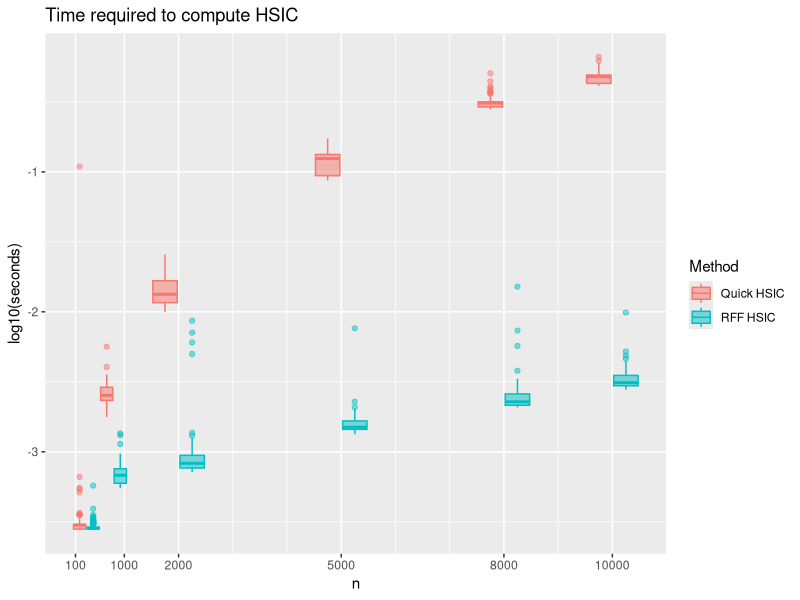
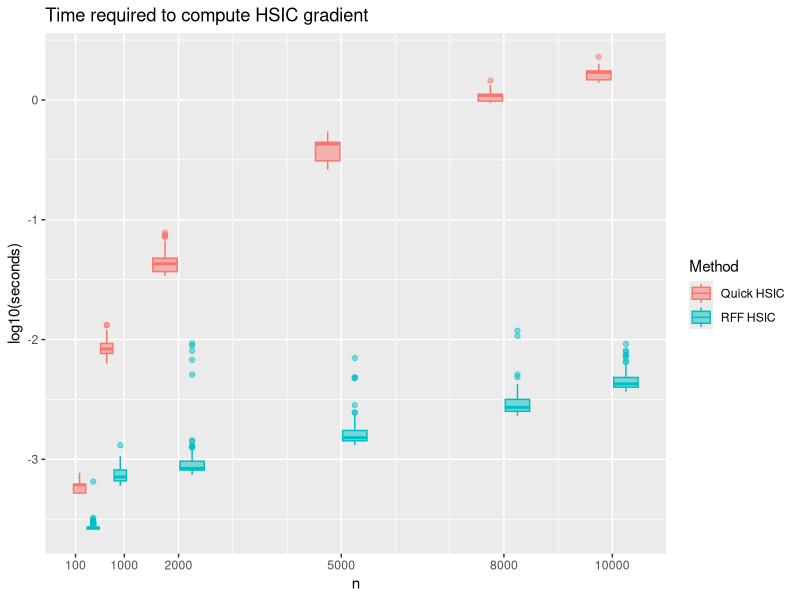
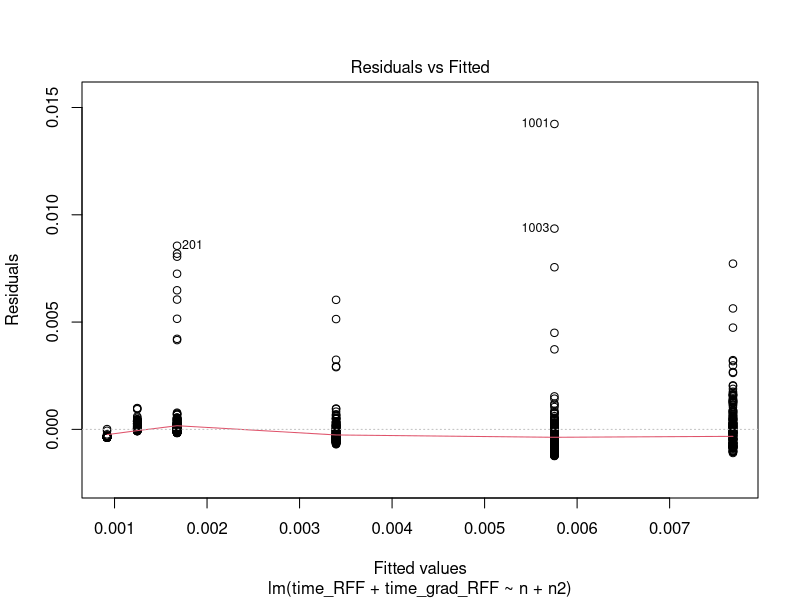
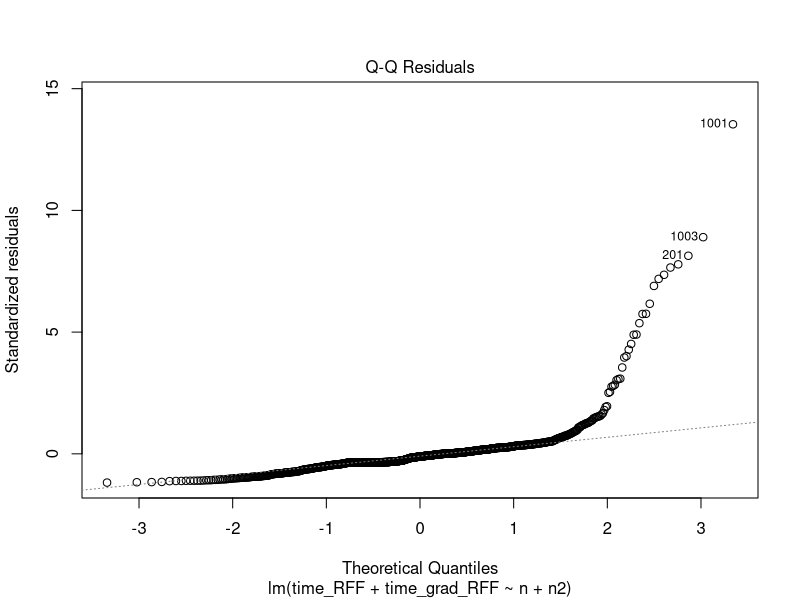
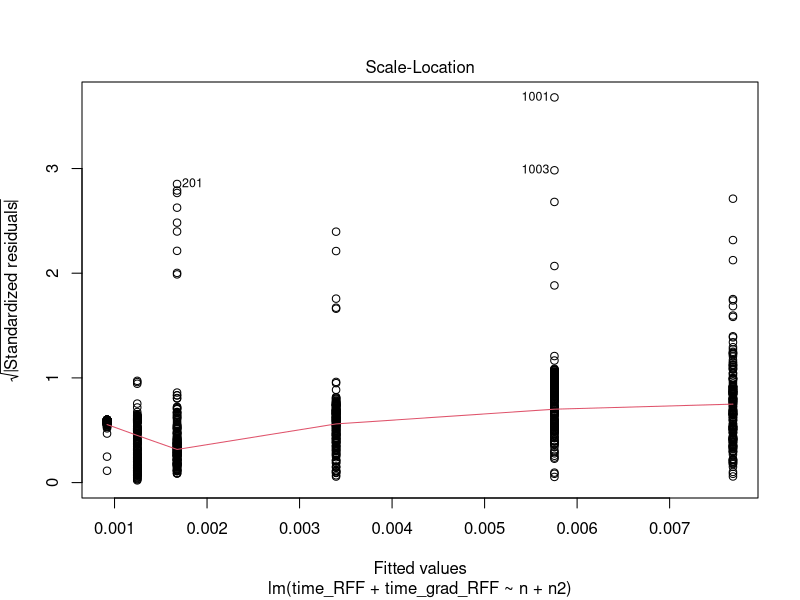
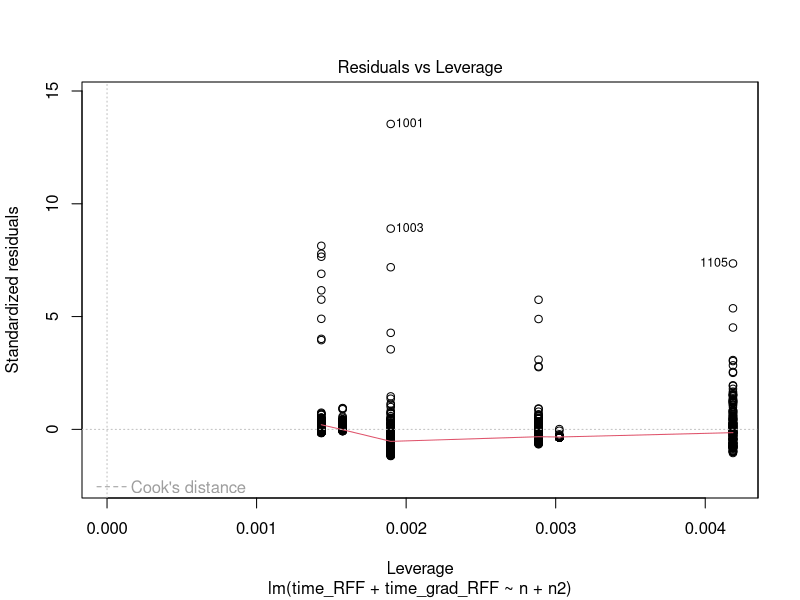
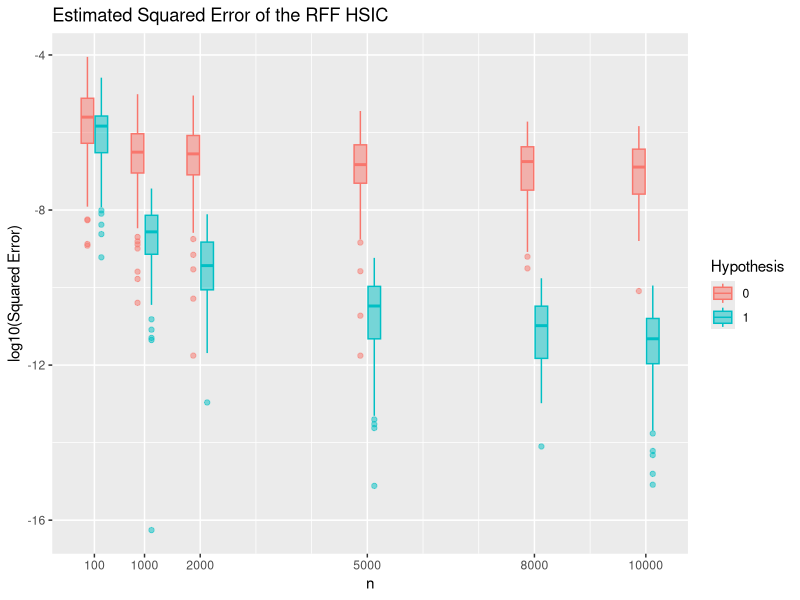
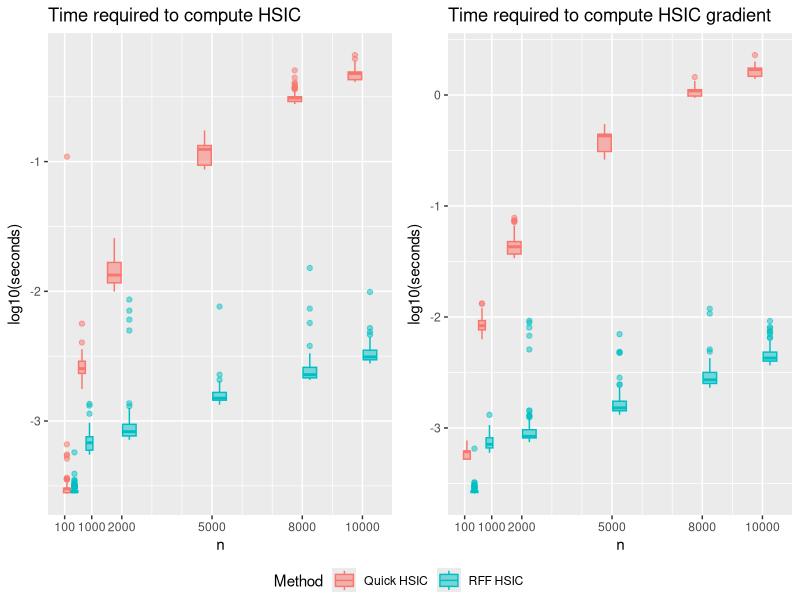

These charts were generated, in order, by the following R code:
## ---- chunk 1
library(ggplot2)
library(reshape2)
RES = read.table("simulation_results/HSIC_timer.csv",header=T,sep=",")

## ---- chunk 2
RES0 = RES#[RES$H==0,]

melt0 = melt(RES0, id.vars="n",measure.vars=c("time_quick","time_RFF"))
melt0$group0 = as.factor(melt0$n)
#ggplot(melt0,aes(x=n,group=group0,y=value,fill=variable))+geom_boxplot()


p0=ggplot(melt0, aes(x= n, y=log10(value),group = interaction(as.factor(n),variable),fill=variable,color=variable))+geom_boxplot(width=1000,alpha=0.5)+scale_x_continuous(breaks=unique(RES$n),minor_breaks = 1000*(1:10) ) + labs(y="log10(seconds)",colour = "Method","fill"="Method")+
       scale_fill_discrete(labels=c('Quick HSIC', 'RFF HSIC'))+ scale_color_discrete(labels=c('Quick HSIC', 'RFF HSIC'))+
  ggtitle("Time required to compute HSIC")
p0
## ---- chunk 3
RES0 = RES#[RES$H==0,]

melt0 = melt(RES0, id.vars="n",measure.vars=c("time_grad_quick","time_grad_RFF"))
melt0$group0 = as.factor(melt0$n)
#ggplot(melt0,aes(x=n,group=group0,y=value,fill=variable))+geom_boxplot()


p0_2=ggplot(melt0, aes(x= n, y=log10(value),group = interaction(as.factor(n),variable),fill=variable,color=variable))+geom_boxplot(width=1000,alpha=0.5)+scale_x_continuous(breaks=unique(RES$n),minor_breaks = 1000*(1:10) ) + labs(y="log10(seconds)",colour = "Method","fill"="Method")+
       scale_fill_discrete(labels=c('Quick HSIC', 'RFF HSIC'))+ scale_color_discrete(labels=c('Quick HSIC', 'RFF HSIC'))+
  ggtitle("Time required to compute HSIC gradient") #using auto differentiation")
p0_2
## ---- chunk 4
mean(RES$time_quick[RES$n==10000] + RES$time_grad_quick[RES$n==10000])*1000/60
mean(RES$time_RFF[RES$n==10000] + RES$time_grad_RFF[RES$n==10000])*1000
## ---- chunk 5
RES$n2 = RES$n**2

mod0=lm(time_quick+time_grad_quick~n+n2,data=RES)
summary(mod0)
predict(mod0,list(n=26000,n2=26000**2))*1000/60/60

mod1 = lm(time_RFF+time_grad_RFF~n+n2,data=RES)
summary(mod1)
plot(mod1)
predict(mod1,list(n=26000,n2=26000**2))*1000

## ---- chunk 6
RES$squared_error = (RES$res0-RES$res1)**2
p3=ggplot(RES, aes(x= n, y=log10(squared_error),group = interaction(as.factor(n),H),fill=as.factor(H),color=as.factor(H)))+geom_boxplot(width=500,alpha=0.5)+scale_x_continuous(breaks=unique(RES$n),minor_breaks = 1000*(1:10) ) + labs(y="log10(Squared Error)",colour = "Hypothesis",fill="Hypothesis")+
       #scale_fill_discrete(labels=c('Quick HSIC', 'RFF HSIC'))+ scale_color_discrete(labels=c('Quick HSIC', 'RFF HSIC'))+
ggtitle("Estimated Squared Error of the RFF HSIC")
p3
## ---- chunk 7
library(ggpubr)
ggarrange(p0, p0_2, ncol=2, nrow=1, common.legend = TRUE, legend="bottom")
